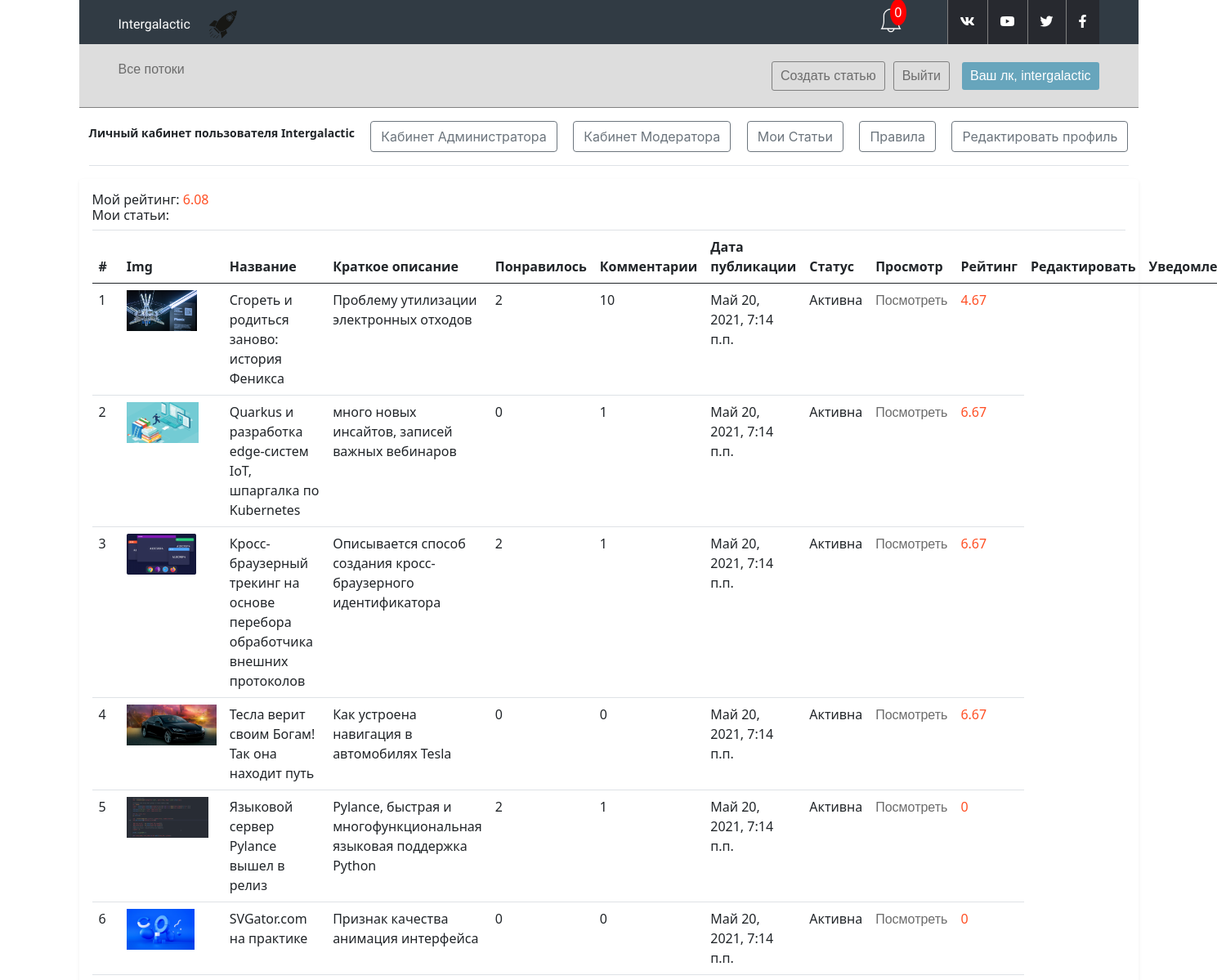
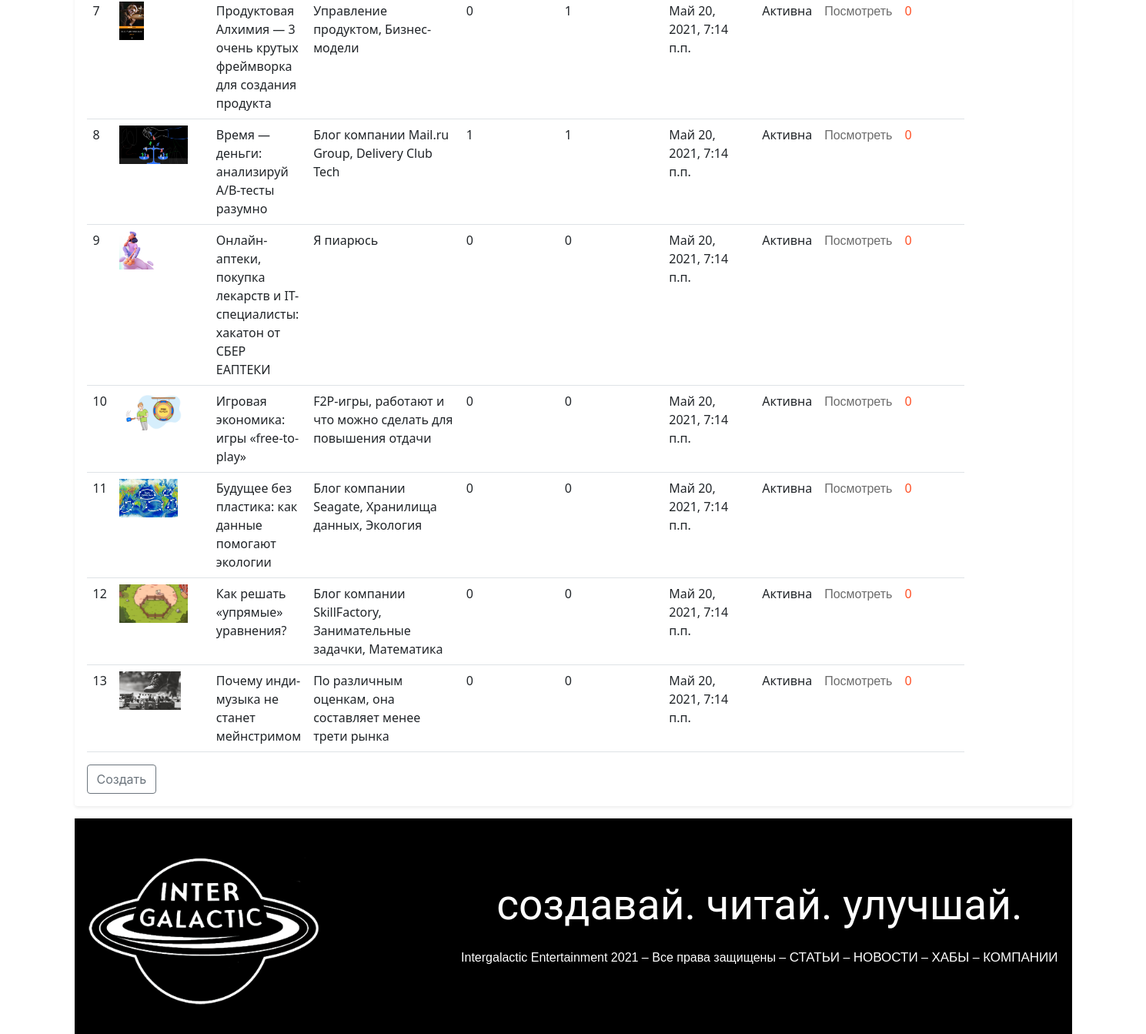
/personality/ (signed in), run on the app's committed database (2 pictures, top to bottom).
### authapp/models.py (models this page shows)
class IntergalacticUser(AbstractUser):
    avatar = models.ImageField(upload_to=USERS_AVATARS, blank=True)
    age = models.PositiveIntegerField(verbose_name='возраст', null=False,
                                      default=0)
    email = models.EmailField(verbose_name='электронный адрес', unique=True)
    about = models.TextField(verbose_name='о себе', blank=True)
    company = models.CharField(verbose_name='компания', max_length=32,
                               blank=True)
    class Meta:
        verbose_name = 'Пользователь'
        verbose_name_plural = 'Пользователи'
        ordering = ['-is_active', '-is_superuser', '-is_staff', 'username']

### mainapp/models.py (models this page shows, shortened)
class UserRatings(models.Model):
    author = models.ForeignKey(IntergalacticUser, on_delete=models.CASCADE,
                               verbose_name='автор')
    user = models.ForeignKey(get_user_model(), on_delete=models.CASCADE,
                             verbose_name='голосующий пользователь',
                             related_name='voting_user', default=0)
    rating = models.IntegerField(default=0, blank=True, verbose_name='рейтинг')
    @staticmethod
    def average_author_rating(pk):
        average_author_rating = 0
        author_ratings = UserRatings.objects.filter(author_id=pk)
        aut_rat_quantity = len(author_ratings)
        if aut_rat_quantity:
            for author_rating in author_ratings:
                average_author_rating += author_rating.rating
            average_author_rating = (average_author_rating / aut_rat_quantity)
        average_article_rating = 0
        article_ratings = ArticleRatings.objects.filter(
            publication__user_id=pk)
        art_rat_quantity = len(article_ratings)
        if art_rat_quantity:
            for article_rating in article_ratings:
                average_article_rating += article_rating.rating
            average_article_rating = (
                    average_article_rating / art_rat_quantity)
        return round(((average_author_rating + average_article_rating) / 2), 2)
    class Meta:
        verbose_name = 'рейтинг автора'
        verbose_name_plural = 'рейтинги авторов'

class ArticleRatings(models.Model):
    publication = models.ForeignKey(Publication, verbose_name='публикация',
                                    on_delete=models.CASCADE)
    user = models.ForeignKey(get_user_model(), on_delete=models.CASCADE,
                             verbose_name='голосующий пользователь')
    rating = models.IntegerField(default=0, blank=True, verbose_name='рейтинг')
    @staticmethod
    def article_ratings(pk):
        return ArticleRatings.objects.filter(publication_id=pk)
    @staticmethod
    def average_pub_rating(pk):
        average_pub_rating = 0
        article_ratings = ArticleRatings.article_ratings(pk)
        for article_rating in article_ratings:
            average_pub_rating += article_rating.rating
        if len(article_ratings):
            average_pub_rating = (average_pub_rating / len(article_ratings))
        return round(average_pub_rating, 2)
    class Meta:
        verbose_name = 'рейтинг статьи'
        verbose_name_plural = 'рейтинги статей'

class Publication(models.Model):
    category = models.ForeignKey(PublicationCategory, on_delete=models.CASCADE,
                                 verbose_name='категория')
    user = models.ForeignKey(IntergalacticUser, on_delete=models.CASCADE,
                             verbose_name='автор')
    name = models.CharField('заголовок', max_length=128)
    image = models.ImageField(upload_to='publications_images', blank=True,
                              verbose_name='главное изображение')
    short_desc = models.CharField('краткое описание', max_length=64,
                                  blank=True)
    text = RichTextUploadingField(blank=True, default='',
                                  verbose_name='контент')
    created = models.DateTimeField(verbose_name='создана', auto_now_add=True)
    is_active = models.BooleanField(db_index=True, default=True)
    on_moderator_check = models.BooleanField(db_index=True, default=False)
    moderator_refuse = RichTextUploadingField(blank=True, default='',
                                              verbose_name='комментарий')
    class Meta:
        verbose_name = 'публикация'
        verbose_name_plural = 'публикации'
    def get_like_count(self):
        likes = len(Likes.objects.filter(publication_id=self.id, status=True))
        return likes
    def get_comment_count(self):
        comments = len(Comments.objects.filter(publication=self.id))
        return comments
    def get_is_active(self):
        if self.on_moderator_check == True:
            return "На модерации"
        if self.is_active:
            return "Активна"
        else:
            return "Не активна"

### mainapp/views.py (the view, shortened to what this page needs)
class IndexView(LoginRequiredMixin, UserPassesTestMixin, ListView):
    template_name = 'mainapp/personal_area.html'
    model = Publication
    context_object_name = 'publications_list'
    def get_queryset(self):
        return self.model.objects.filter(user=self.request.user.pk)
    def test_func(self):
        return self.request.user.is_active

### mainapp/templatetags/my_tags.py (called while the page is built)
def media_folder_publications(string):
    if not string:
        string = 'publications_images/default.png'
    return f'{settings.MEDIA_URL}{string}'

@register.filter(name='average_author_rating')
def average_author_rating(pk):
    return UserRatings.average_author_rating(pk)

@register.filter(name='average_pub_rating')
def average_pub_rating(pk):
    return ArticleRatings.average_pub_rating(pk)

### mainapp/templates/mainapp/personal_area.html (shortened to what this page needs)
{% extends 'mainapp/base.html' %}
{% load static %}
{% load my_tags %}
{% block main_content %}
  {% block css %}
    <link rel="stylesheet" type="text/css"
          href="{% static 'style/bootstrap.css' %}">
  {% endblock %}
  {% include 'mainapp/includes/inc_personal_area_menu.html' %}
  <div class="my-3 p-3 bg-body rounded shadow-sm">
    <h6 class="border-bottom pb-2 mb-0">
      Мой рейтинг: <span class="rating">
      {{ request.user.pk|average_author_rating }}</span><br> Мои статьи:</h6>
    {% if publications_list %}
      <table id="datatable" class="table dt-responsive nowrap table-vertical"
             width="100%" cellspacing="0">
        <thead>
        <tr>
          <th>#</th>
          <th>Img</th>
          <th>Название</th>
          <th>Краткое описание</th>
          <th>Понравилось</th>
          <th>Комментарии</th>
          <th>Дата публикации</th>
          <th>Статус</th>
          <th>Просмотр</th>
          <th>Рейтинг</th>
          <th>Редактировать</th>
          <th>Уведомления!</th>
        </tr>
        </thead>
        <tbody>
        {% for publication in publications_list %}
          <tr>
            <td>{{ publication.id }}</td>
            <td><img alt="not" src="{{ publication.image|media_folder_publications }}" height="50px"></td>
            <td>{{ publication.name }}</td>
            <td>{{ publication.short_desc }}</td>
            <td>{{ publication.get_like_count }}</td>
            <td>{{ publication.get_comment_count }}</td>
            <td>{{ publication.created }}</td>
            <td>{{ publication.get_is_active }}</td>
            <td><a href="{% url 'main:publication_page' pk=publication.id %}">Посмотреть</a>
            </td>
            <td class="rating">{{ publication.pk|average_pub_rating }}</td>
          </tr>
        {% endfor %}
        </tbody>
      </table>
    {% else %}
      <p class="lead">Пока ничего не опубликовано</p>
    {% endif %}
    <a class="btn btn-outline-secondary"
       href="{% url 'main:create_publication' %}">Создать</a>
  </div>
{% endblock %}

### mainapp/templates/mainapp/includes/inc_main_menu.html (shortened to what this page needs)
<div class="nav-wrapper">
    <nav class="main-nav">
        <ul>
            <li>
                <a href="{% url 'main:category' 0 %}"
                    class="{% if request.resolver_match.kwargs.pk == 0 %}nav-link-current{% endif %}">
                    Все потоки
                </a>
            </li>
        </ul>
        <div class="nav-right">
            {% if user.is_authenticated %}
                <a href="{% url 'main:create_publication' %}" class="login">Создать статью</a>
                <a href="{% url 'auth:logout' %}" class="login">Выйти</a>
                <a href="{% url 'main:personality' %}" class="registration">Ваш лк, {{ request.user }}</a>
            {% else %}
                <a href="{% url 'auth:login' %}" class="login">Войти</a>
                <a href="{% url 'auth:register' %}" class="registration">Регистрация</a></div>
            {% endif %}
    </nav>
</div>

### mainapp/templates/mainapp/includes/inc_personal_area_menu.html (shortened to what this page needs)
{% load static %}
{% load my_tags %}
<div class="wrapper" id="page-title">
        <div class="container">
            <div class="pt-2 pb-3 mb-0 small lh-sm border-bottom w-100">
                <div class="d-flex justify-content-between align-items-center">
                    <strong class="text-gray-dark">Личный кабинет пользователя {{ request.user|title }}</strong>
                    {% if request.user.is_superuser %}
                        <a class="mt-2 btn btn-outline-secondary"
                           href="{% url 'main:admin_room' %}">
                            Кабинет Администратора
                        </a>
                    {% endif %}
                    {% if request.user.is_staff %}
                        <a class="mt-2 btn btn-outline-secondary"
                           href="{% url 'main:moderator_room' %}">
                            Кабинет Модератора
                        </a>
                        <a class="mt-2 btn btn-outline-secondary"
                           href="{% url 'main:personality' %}">
                            Мои Статьи
                        </a>
                    {% endif %}
                    <a class="mt-2 btn btn-outline-secondary">
                        <button style="border: none; background-color: white; color: #6c757d"
                                onmouseover="this.style.backgroundColor='#6c757d'; this.style.color='white';"
                                onmouseout="this.style.backgroundColor='white'; this.style.color='#6c757d';"
                                id="show">Правила</button>
                    </a>
                    <a class="mt-2 btn btn-outline-secondary"
                       href="{% url 'auth:profile' %}">
                        Редактировать профиль
                    </a>
                </div>
            </div>
        </div>
    </div>

### static/style/style.css (style rules this page uses)
* { margin: 0; padding: 0; }
a { text-decoration: none !important; color: #6c6c6c; font-family: sans-serif; }
.nav-wrapper { border-bottom: 1px solid grey; background-color: #dddddd; position: sticky; z-index: 10000; top: 0; }
.main-nav { display: flex; justify-content: space-between; z-index: 99; min-width: 1024px; max-width: 1200px; margin: 0 auto; }
.main-nav ul { display: flex; list-style-type: none; padding: 18px 0 18px 0; }
.main-nav .nav-right { display: flex; align-items: center; }
.main-nav .nav-right .login, .main-nav .nav-right .registration { padding: 5px 10px; border-radius: 3px; margin-left: 15px; }
.main-nav .nav-right .login { margin-left: 10px; color: #6c6c6c; border: 1px solid grey; }
.main-nav .nav-right .registration { background-color: #67a5bc; color: white; }
.btn { -webkit-font-smoothing: antialiased; -moz-osx-font-smoothing: grayscale; border: 0; background-color: transparent; box-shadow: none; padding: 0; cursor: pointer; user-select: none; -webkit-appearance: none; -moz-appearance: none; touch-action: manipulation; display: inline-flex; align-items: center; justify-content: center; width: auto; font-weight: 500; font-family: "-apple-system", BlinkMacSystemFont, "Segoe UI", Arial, sans-serif; box-sizing: border-box; white-space: nowrap; }
.btn:link { text-decoration: none; }
.rating { color: salmon; filter: saturate(300%); }
* { -webkit-box-sizing: content-box; -moz-box-sizing: content-box; box-sizing: content-box; }
*:before, *:after { -webkit-box-sizing: content-box; -moz-box-sizing: content-box; box-sizing: content-box; }

### data on the page
IntergalacticUser: user "intergalactic", user "Intergalactic", user.pk|average_author_rating "6.08"
Publication: id "1", image|media_folder_publications (picture), name "Сгореть и родиться заново: история Феникса", short_desc "Проблему утилизации электронных отходов", get_like_count "2", get_comment_count "10", created "Май 20, 2021, 7:14 п.п.", get_is_active "Активна", pk|average_pub_rating "4.67"
Publication: id "2", image|media_folder_publications (picture), name "Quarkus и разработка еdge-систем IoT, шпаргалка по Kubernetes", short_desc "много новых инсайтов, записей важных вебинаров", get_like_count "0", get_comment_count "1", created "Май 20, 2021, 7:14 п.п.", get_is_active "Активна", pk|average_pub_rating "6.67"
Publication: id "3", image|media_folder_publications (picture), name "Кросс-браузерный трекинг на основе перебора обработчика внешних протоколов", short_desc "Описывается способ создания кросс-браузерного идентификатора", get_like_count "2", get_comment_count "1", created "Май 20, 2021, 7:14 п.п.", get_is_active "Активна", pk|average_pub_rating "6.67"
Publication: id "4", image|media_folder_publications (picture), name "Тесла верит своим Богам! Так она находит путь", short_desc "Как устроена навигация в автомобилях Tesla", get_like_count "0", get_comment_count "0", created "Май 20, 2021, 7:14 п.п.", get_is_active "Активна", pk|average_pub_rating "6.67"
Publication: id "5", image|media_folder_publications (picture), name "Языковой сервер Pylance вышел в релиз", short_desc "Pylance, быстрая и многофункциональная языковая поддержка Python", get_like_count "2", get_comment_count "1", created "Май 20, 2021, 7:14 п.п.", get_is_active "Активна", pk|average_pub_rating "0"
Publication: id "6", image|media_folder_publications (picture), name "SVGator.com на практике", short_desc "Признак качества анимация интерфейса", get_like_count "0", get_comment_count "0", created "Май 20, 2021, 7:14 п.п.", get_is_active "Активна", pk|average_pub_rating "0"
Publication: id "7", image|media_folder_publications (picture), name "Продуктовая Алхимия — 3 очень крутых фреймворка для создания продукта", short_desc "Управление продуктом, Бизнес-модели", get_like_count "0", get_comment_count "1", created "Май 20, 2021, 7:14 п.п.", get_is_active "Активна", pk|average_pub_rating "0"
Publication: id "8", image|media_folder_publications (picture), name "Время — деньги: анализируй А/В-тесты разумно", short_desc "Блог компании Mail.ru Group, Delivery Club Tech", get_like_count "1", get_comment_count "1", created "Май 20, 2021, 7:14 п.п.", get_is_active "Активна", pk|average_pub_rating "0"
Publication: id "9", image|media_folder_publications (picture), name "Онлайн-аптеки, покупка лекарств и IT-специалисты: хакатон от СБЕР ЕАПТЕКИ", short_desc "Я пиарюсь", get_like_count "0", get_comment_count "0", created "Май 20, 2021, 7:14 п.п.", get_is_active "Активна", pk|average_pub_rating "0"
Publication: id "10", image|media_folder_publications (picture), name "Игровая экономика: игры «free-to-play»", short_desc "F2P-игры, работают и что можно сделать для повышения отдачи", get_like_count "0", get_comment_count "0", created "Май 20, 2021, 7:14 п.п.", get_is_active "Активна", pk|average_pub_rating "0"
Publication: id "11", image|media_folder_publications (picture), name "Будущее без пластика: как данные помогают экологии", short_desc "Блог компании Seagate, Хранилища данных, Экология", get_like_count "0", get_comment_count "0", created "Май 20, 2021, 7:14 п.п.", get_is_active "Активна", pk|average_pub_rating "0"
Publication: id "12", image|media_folder_publications (picture), name "Как решать «упрямые» уравнения?", short_desc "Блог компании SkillFactory, Занимательные задачки, Математика", get_like_count "0", get_comment_count "0", created "Май 20, 2021, 7:14 п.п.", get_is_active "Активна", pk|average_pub_rating "0"
Publication: id "13", image|media_folder_publications (picture), name "Почему инди-музыка не станет мейнстримом", short_desc "По различным оценкам, она составляет менее трети рынка", get_like_count "0", get_comment_count "0", created "Май 20, 2021, 7:14 п.п.", get_is_active "Активна", pk|average_pub_rating "0"

### other printed values
{{ notifications|length }} "0"
